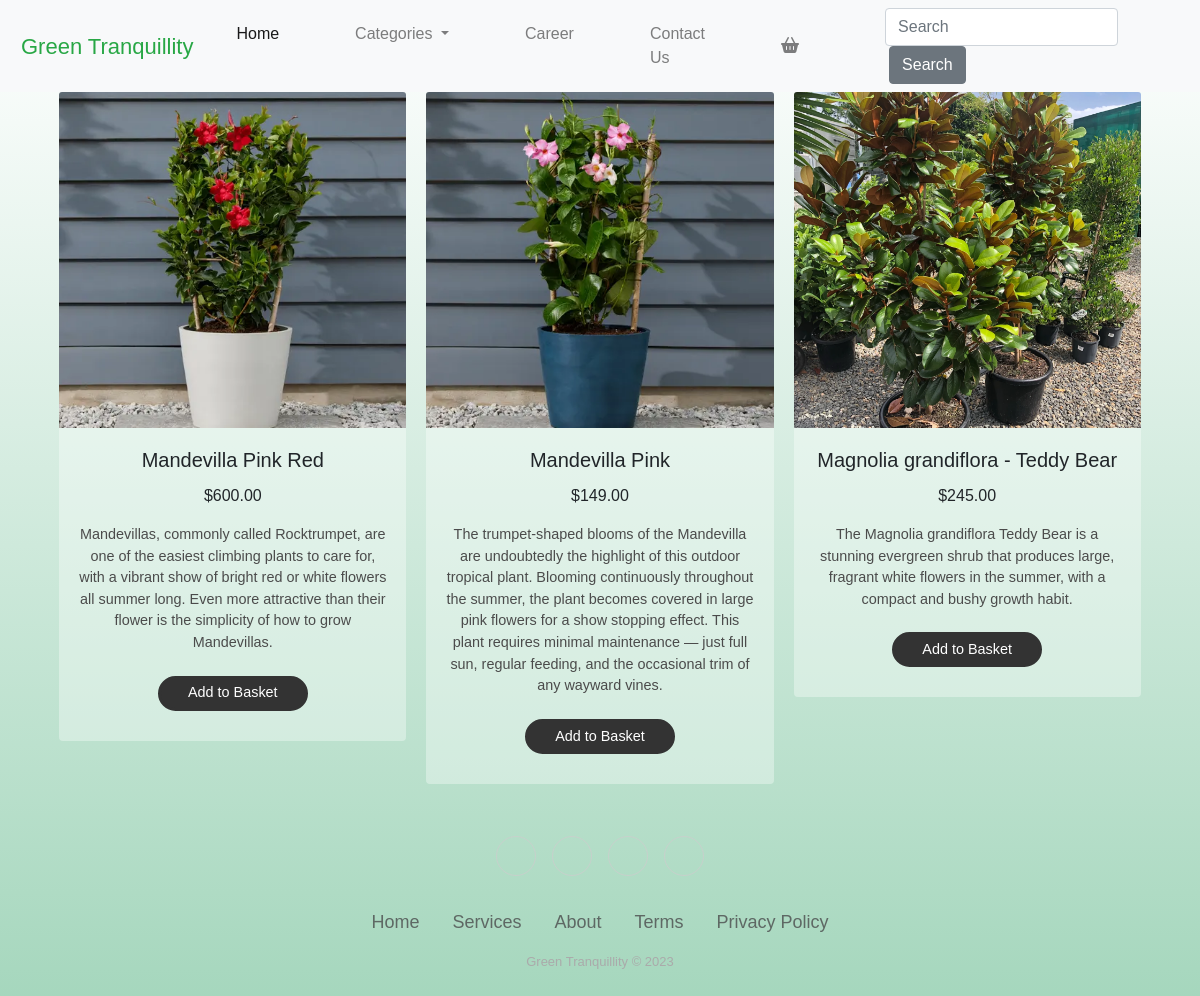
The app's page /products/2 with its own data.
### mystoreapp/models.py (models this page shows, shortened)
class Product(db.Model):
    __tablename__ = 'products'
    id = db.Column(db.Integer, primary_key=True)
    name = db.Column(db.String(64),nullable=False)
    description = db.Column(db.String(500), nullable=False)
    image = db.Column(db.String(60), nullable=False)
    price = db.Column(db.Float, nullable=False)
    category_id = db.Column(db.Integer, db.ForeignKey('categories.id'))

### mystoreapp/views.py (the view)
@main_bp.route('/products/<int:categoryid>')
def categoryproducts(categoryid):
    products = Product.query.filter(Product.category_id==categoryid)
    return render_template('categoryproducts.html', products=products)

### mystoreapp/templates/categoryproducts.html (shortened to what this page needs)
{% extends 'base.html' %}
{% block main %}
    <section>
    <div class ="container">
        <div class="card-columns">
                {% for product in products%}
                  <div class="card text-center border-0">
                    <img src="{{ url_for('static', filename='img/'+product.image) }}" class="card-img-top" alt="...">
                    <div class="card-body">
                        <h5 class="card-title">{{ product.name }}</h5>
                        <p>{{ "$%.2f"|format(product.price) }}</p>
                        <p class="card small-desc">{{ product.description }}</p>
                        <div class="basket-btns">
                            <form action="{{ url_for('main.order') }}">
                                <input class="add-basket" type="submit" value="Add to Basket">
                            </form>
                        </div>
                    </div>
                  </div>
                {% endfor %}
        </div>
    </div>
    </section>
{% endblock %}

### mystoreapp/static/CSS/style.css (style rules this page uses)
* { margin:0; padding:0px; box-sizing: border-box; font-family: Arial, Helvetica, sans-serif, Verdana, Geneva, Tahoma; }
body { background-image: linear-gradient(white,rgba(77, 175, 124, 0.508)); min-height: 100%; min-height: 100vh; }
.card { background-color: #ffffff58; max-width: 380px; margin: auto; text-align: center; }
.card-img-top { width: 100%; height: 28vw; object-fit: cover; }
.card .small-desc { pointer-events: none; color: #4b4b4b; background-color: transparent; font-size: 0.9rem; font-weight: 400; border: none; }
.basket-btns { display: flex; align-items: center; justify-content: center; margin-top: 10px; margin-bottom: 10px; }
.basket-btns .add-basket { background-color: #333333; color: #ffffff; width: 150px; height: 35px; border-radius: 20px; display: flex; justify-content: center; align-items: center; font-size: 0.9rem; text-decoration: none; cursor: pointer; border: solid #333333; }
@media screen and (max-width: 1220px) { .container { max-width: 95%; } }

### records on screen
Product: image (picture), name "Mandevilla Pink Red", price "$600.00", description "Mandevillas, commonly called Rocktrumpet, are one of the easiest climbing plants to care for, with a vibrant show of bright red or white flowers all summer long. Even more attractive than their flower is the simplicity of how to grow Mandevillas."
Product: image (picture), name "Mandevilla Pink", price "$149.00", description "The trumpet-shaped blooms of the Mandevilla are undoubtedly the highlight of this outdoor tropical plant. Blooming continuously throughout the summer, the plant becomes covered in large pink flowers for a show stopping effect. This plant requires minimal maintenance — just full sun, regular feeding, and the occasional trim of any wayward vines."
Product: image (picture), name "Magnolia grandiflora - Teddy Bear", price "$245.00", description "The Magnolia grandiflora Teddy Bear is a stunning evergreen shrub that produces large, fragrant white flowers in the summer, with a compact and bushy growth habit."
